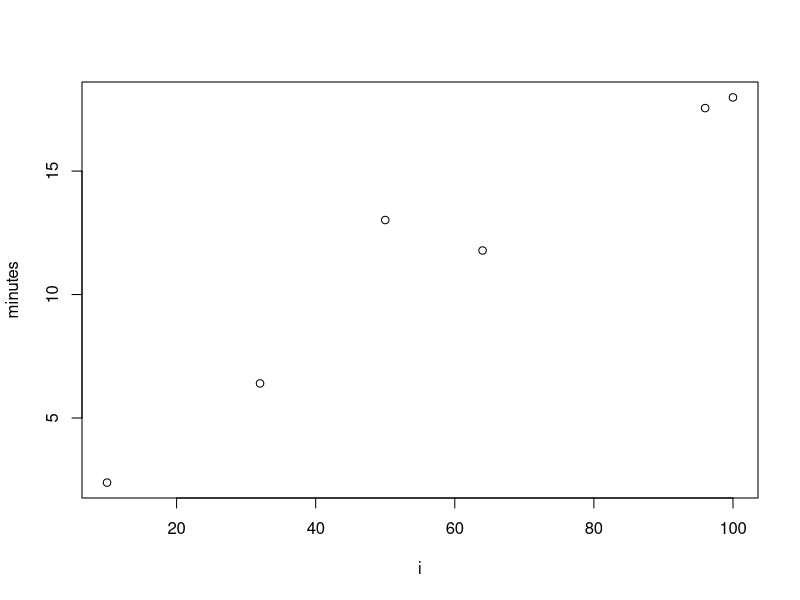
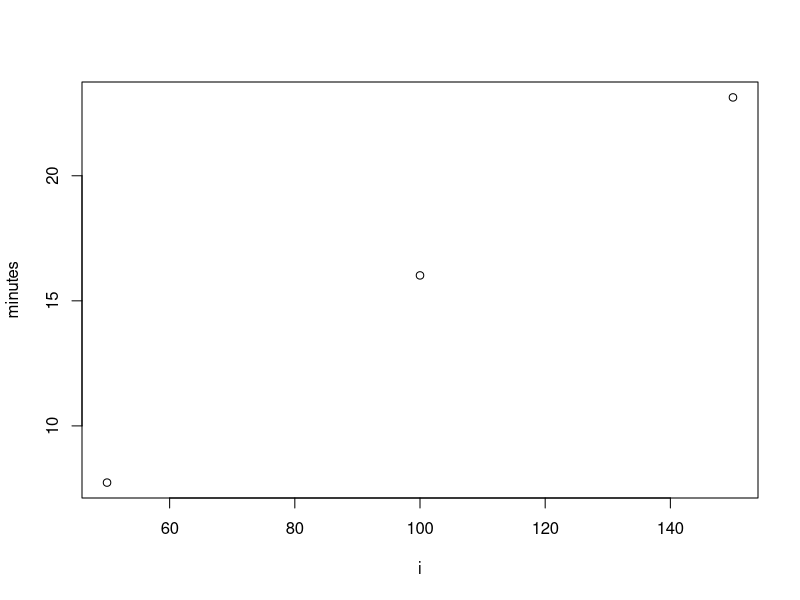

Here is the R script that generated these plots, in order:
df <- data.frame(i = c(10, 32, 50, 64, 100, 96), minutes = c(2.383333, 6.4, 13.016666, 11.7833333, 17.98333,  17.55))
plot(df)
lm(minutes ~ i, df)
summary(lm(minutes ~ i, df))
data.frame(I = c(10000, 20000, 50000, 100000), hours = c(10000, 20000, 50000, 100000) * 0.1689 / 120)

i <- c(10*5, 20*5, 30*5)
minutes <- c(7+44/60, 16+1/60, 23+8/60)
df <- data.frame(i, minutes)
plot(df)
lm(minutes ~ i, df)
summary(lm(minutes ~ i, df))
data.frame(I = c(10000, 20000, 50000, 100000), hours = c(10000, 20000, 50000, 100000) * 0.154000 / 120)
